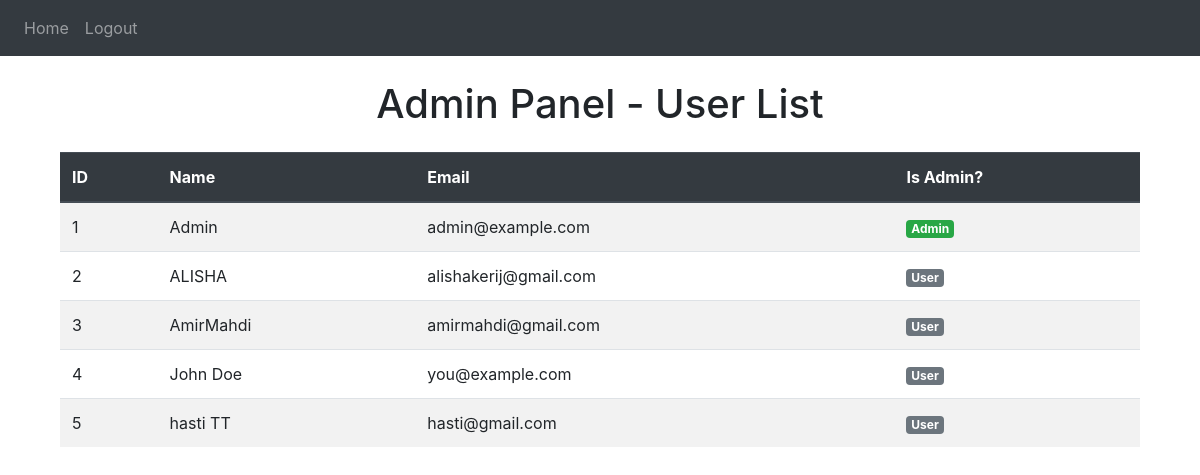
The page /admin on the database its author committed.
### website/models.py (models this page shows)
class User(db.Model,UserMixin):
    id = db.Column(db.Integer, primary_key=True)
    email = db.Column(db.String(100), nullable=False, unique=True)
    password = db.Column(db.String(100), nullable=False)
    name = db.Column(db.String(100), nullable=False)
    token = db.Column(db.String(500), nullable=True)
    is_admin = db.Column(db.Boolean, default=False)
    notes = db.relationship('Note')

### website/views.py (the view)
@views.route('/admin')
@limiter.exempt
def admin_panel():
    token = request.cookies.get('token')
    user = User.query.filter_by(token=token).first()
    if not user or not user.is_admin:
        flash('Access denied.', category='error')
        return redirect(url_for('views.home'))
    users = User.query.all()
    return render_template('admin.html', users=users, user=user)

### website/templates/admin.html (shortened to what this page needs)
{% extends "base.html" %}
{% block content %}
<div class="container mt-4">
  <h1 class="text-center">Admin Panel - User List</h1>
  <table class="table table-striped mt-4">
    <thead class="thead-dark">
      <tr>
        <th>ID</th>
        <th>Name</th>
        <th>Email</th>
        <th>Is Admin?</th>
      </tr>
    </thead>
    <tbody>
      {% for user in users %}
      <tr>
        <td>{{ user.id }}</td>
        <td>{{ user.name }}</td>
        <td>{{ user.email }}</td>
        <td>
          {% if user.is_admin %}
            <span class="badge badge-success">Admin</span>
          {% else %}
            <span class="badge badge-secondary">User</span>
          {% endif %}
        </td>
      </tr>
      {% endfor %}
    </tbody>
  </table>
</div>
{% endblock %}

### website/templates/base.html (shortened to what this page needs)
<!DOCTYPE html>
<html>
<head>
  <link rel="stylesheet" href="https://stackpath.bootstrapcdn.com/bootstrap/4.4.1/css/bootstrap.min.css"
 />
  <link rel="stylesheet" href="https://stackpath.bootstrapcdn.com/font-awesome/4.7.0/css/font-awesome.min.css"
 />
</head>
<body>
  <nav class="navbar navbar-expand-lg navbar-dark bg-dark">
    <div class="collapse navbar-collapse" id="navbar">
      <div class="navbar-nav">
        {% if user.is_authenticated %}
        <a class="nav-item nav-link" id="home" href="/">Home</a>
        <a class="nav-item nav-link" id="logout" href="/logout">Logout</a>
        {% else %}
        <a class="nav-item nav-link" id="login" href="/login">Login</a>
        <a class="nav-item nav-link" id="signUp" href="/sign-up">Sign Up</a>
        {% endif %}
      </div>
    </div>
  </nav>
  <div class="container">{% block content %} {% endblock %}</div>
</body>
</html>

### rows shown on the page
User: id "1", name "Admin", email "admin@example.com", is_admin "Admin"
User: id "2", name "ALISHA", email "alishakerij@gmail.com", is_admin "User"
User: id "3", name "AmirMahdi", email "amirmahdi@gmail.com", is_admin "User"
User: id "4", name "John Doe", email "you@example.com", is_admin "User"
User: id "5", name "hasti TT", email "hasti@gmail.com", is_admin "User"
